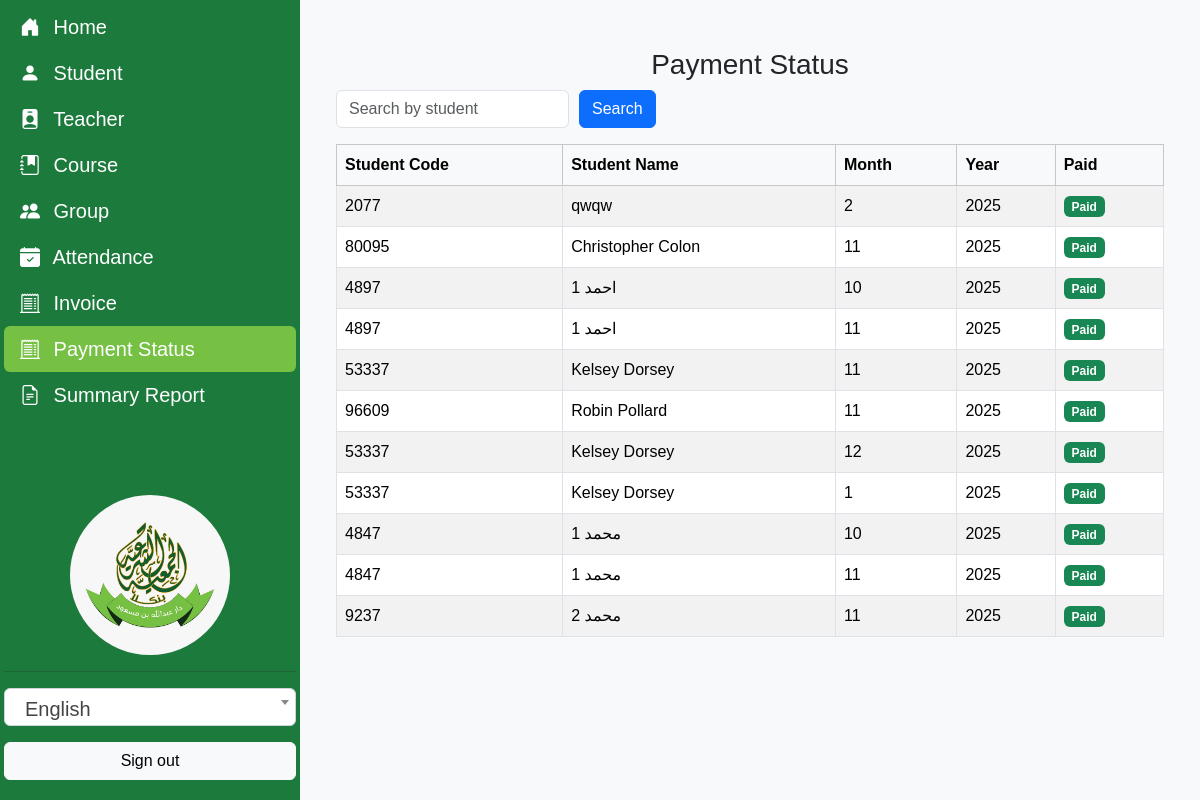
Screenshot of /payment_status/ (signed in) with the database file from the repository.
### Quran/models.py (models this page shows, shortened)
class StudentPaymentStatus(models.Model):
    school = models.ForeignKey(School, on_delete=models.CASCADE, related_name='student_payment_statuses', verbose_name=_("School"))
    student = models.ForeignKey(Student, on_delete=models.CASCADE, related_name='payment_statuses', verbose_name=_("Student"))
    invoice = models.ForeignKey(Invoice, on_delete=models.CASCADE, related_name='payments', verbose_name=_("Invoice"))
    month = models.PositiveIntegerField(verbose_name=_("Month"))
    year = models.PositiveIntegerField(verbose_name=_("Year"))
    is_paid = models.BooleanField(default=False, verbose_name=_("Paid"))
    updated_at = models.DateTimeField(auto_now=True, verbose_name=_("Updated At"))
    class Meta:
        unique_together = ('student', 'month', 'year')

class Student(models.Model):
    school = models.ForeignKey(School, on_delete=models.CASCADE, related_name='students', verbose_name=_("School"))
    name = models.CharField(max_length=100, verbose_name=_("Student Name"))
    code = models.CharField(max_length=5, unique=True, blank=True, verbose_name=_("Code"))
    phone = models.CharField(max_length=11, validators=[phone_regex], verbose_name=_("Phone Number"))
    gender = models.CharField(max_length=1, choices=GENDER_CHOICES, verbose_name=_("Gender"))
    birth_date = models.DateField(blank=True, null=True, verbose_name=_("Birth Date"))
    academic_year = models.CharField(max_length=20, choices=ACADEMIC_YEAR_CHOICES, null=True, verbose_name=_("Academic Year"))
    group = models.ForeignKey(ClassGroup, on_delete=models.SET_NULL, null=True, related_name='students', verbose_name=_("Group"))
    discount_type = models.CharField(max_length=10, choices=DISCOUNT_TYPE_CHOICES, default='none', verbose_name=_("Discount Type"))
    is_active = models.BooleanField(default=True, verbose_name=_("Active"))
    registration_date = models.DateTimeField(default=timezone.now, verbose_name=_("Registration Date"))
    updated_at = models.DateTimeField(auto_now=True, verbose_name=_("Updated At"))

### Quran/views.py (the view)
# urls.py: path('payment_status/', PaymentStatusListView.as_view(), name='payment_status'),
@method_decorator(staff_member_required, name='dispatch')
class PaymentStatusListView(BaseListView):
    model = StudentPaymentStatus
    template_name = 'Quran/student_payment_status/student_payment_status_list.html'
    context_object_name = 'student_payment_status'
    paginate_by = 12
    def get_queryset(self):
        queryset = super().get_queryset()
        search_query = self.request.GET.get('q', '')
        if search_query:
            queryset = queryset.filter(
                Q(student__name__icontains=search_query) | Q(student__code__icontains=search_query)
            )
        return queryset
    def get_context_data(self, **kwargs):
        context = super().get_context_data(**kwargs)
        context['search_query'] = self.request.GET.get('q', '')
        return context

### Quran/utils.py (called while the page is built)
def get_user_school(request):
    user = request.user
    if user.is_superuser:
        return School.objects.all()
    else:
        return School.objects.filter(users=user)

### Quran/views.py (called while the page is built)
    def get_queryset(self):
        queryset = super().get_queryset()
        user_schools = get_user_school(self.request)
        if user_schools.exists():
            queryset = queryset.filter(school__in=user_schools)
        return queryset.order_by('-updated_at')

### Quran/templates/Quran/student_payment_status/student_payment_status_list.html (shortened to what this page needs)
{% extends "base.html" %}
{% load i18n %}
{% block content %}
<div class="container">
    <h3 class="d-flex justify-content-center gap-3 mt-4">{% trans "Payment Status" %}</h3>
    <div class="d-flex justify-content-between mb-3">
        <form method="get" class="d-flex" style="gap: 10px;">
            <input type="text" name="q" class="form-control"
                   placeholder="{% trans 'Search by student' %}"
                   value="{{ search_query }}">
            <button type="submit" class="btn btn-primary">{% trans "Search" %}</button>
        </form>
    </div>
    <table class="table table-bordered table-striped">
        <thead class="table-light">
            <tr>
                <th>{% trans "Student Code" %}</th>
                <th>{% trans "Student Name" %}</th>
                <th>{% trans "Month" %}</th>
                <th>{% trans "Year" %}</th>
                <th>{% trans "Paid" %}</th>
            </tr>
        </thead>
        <tbody>
            {% for item in student_payment_status %}
            <tr>
                <td>{{ item.student.code }}</td>
                <td>{{ item.student.name }}</td>
                <td>{{ item.month }}</td>
                <td>{{ item.year }}</td>
                <td>
                    {% if item.is_paid %}
                        <span class="badge bg-success">{% trans "Paid" %}</span>
                    {% else %}
                        <span class="badge bg-danger">{% trans "Not Paid" %}</span>
                    {% endif %}
                </td>
            </tr>
            {% empty %}
            <tr>
                <td colspan="7" class="text-center">{% trans "No payment records found." %}</td>
            </tr>
            {% endfor %}
        </tbody>
    </table>
</div>
{% endblock %}

### static/css/style.css (style rules this page uses)
body { background-color: #f8f9fa; font-family: 'Cairo', sans-serif; }

### rows the page displays
StudentPaymentStatus: student.code "2077", student.name "qwqw", month "2", year "2025"
StudentPaymentStatus: student.code "80095", student.name "Christopher Colon", month "11", year "2025"
StudentPaymentStatus: student.code "4897", student.name "احمد 1", month "10", year "2025"
StudentPaymentStatus: student.code "4897", student.name "احمد 1", month "11", year "2025"
StudentPaymentStatus: student.code "53337", student.name "Kelsey Dorsey", month "11", year "2025"
StudentPaymentStatus: student.code "96609", student.name "Robin Pollard", month "11", year "2025"
StudentPaymentStatus: student.code "53337", student.name "Kelsey Dorsey", month "12", year "2025"
StudentPaymentStatus: student.code "53337", student.name "Kelsey Dorsey", month "1", year "2025"
StudentPaymentStatus: student.code "4847", student.name "محمد 1", month "10", year "2025"
StudentPaymentStatus: student.code "4847", student.name "محمد 1", month "11", year "2025"
StudentPaymentStatus: student.code "9237", student.name "محمد 2", month "11", year "2025"
